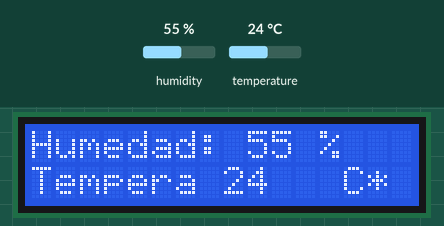
Bench run of a sketch on a simulated Arduino Uno, built with avr-gcc and run on an emulated ATmega328P. Parts: 16×2 character LCD. The inputs (shaded band) are chosen by the test bench; at power-on: humidity 55 %, temperature 24 °C.

Above: at 1.2 s.
1.3 s: humidity set to 22 %
At 3.3 s:
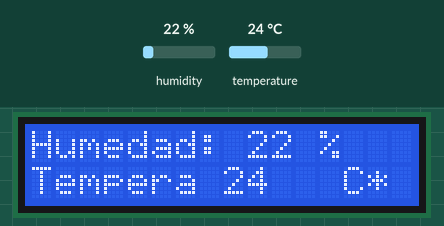
3.6 s: temperature set to 12 °C
At 5.3 s:
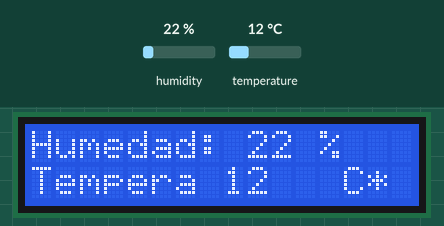
5.6 s: humidity set to 40 %
At 6.8 s:
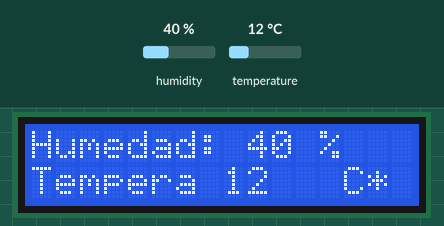
7.7 s: temperature set to 19 °C
At 9.1 s:
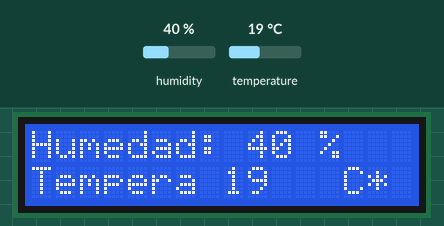
Timing chart, 0 to 10.7 s (numbered marks = the images above; inputs shaded):
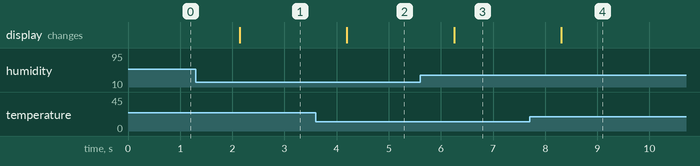

Measured:
- after the input at 1.3 s, the display: changes after 0.84 s (image 1)
- after the input at 3.6 s, the display: changes after 0.60 s (image 2)
- after the input at 5.6 s, the display: changes after 0.65 s (image 3)
- after the input at 7.7 s, the display: changes after 0.61 s (image 4)

The sketch:

Medidor_Temperatura_Humedad_Sensor_DHT11.ino
```cpp
#include <LiquidCrystal.h>
LiquidCrystal lcd(3, 4, 5, 6, 7, 8); //Colocamos los pines del LCD

#include <dht11.h> //Incluimos la libreria DHT11
dht11 DHT; //Creamos el objeto DHT
#define DHT11_PIN 2  //Asignamos el pin digital #2

void setup()
{
  Serial.begin(9600);
  lcd.begin(16, 2); //Inicializamos la pantalla LCD
}

void loop()
{
  int chk;
  chk = DHT.read(DHT11_PIN);   //Leemos los datos del sensor

 // Mostramos la humedad
  lcd.setCursor(0, 0);
  lcd.print("Humedad: ");
  lcd.print(DHT.humidity,1);
  lcd.print(" %");
  //Mostramos la temperatura
  lcd.setCursor(0, 1);
  lcd.print("Tempera ");
  lcd.println(DHT.temperature,1);
  lcd.print(" C*");
  delay(1000); // pequeño retardo para una buena lectura
}
```
